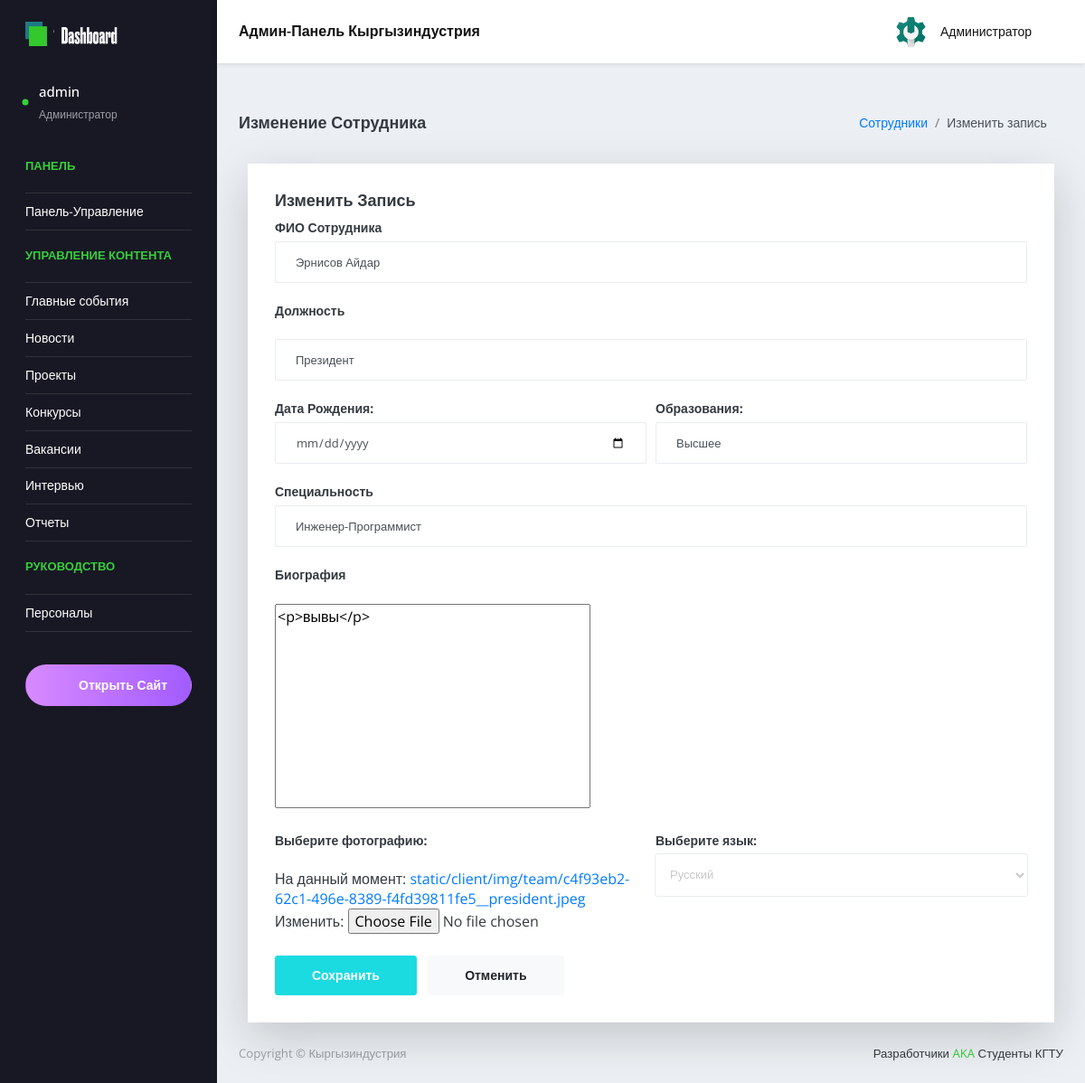
The app's page /ru/admin-panel/management/update/1/ (signed in) with its own data.
### main/models.py (models this page shows, shortened)
class Management(models.Model):
    full_name = models.CharField(max_length = 60, verbose_name = "ФИО Сотрудника")
    position = models.CharField(max_length = 70, verbose_name = "Должность")
    date_birth = models.DateField(verbose_name='Дата рождения', default=now)
    education = models.CharField(max_length=255, verbose_name='Образования')
    speciality = models.CharField(max_length=
                                  255, verbose_name='Специальность')
    about = RichTextField(verbose_name="Биография сотрудника")
    language=models.CharField(
                               max_length = 10,
                               choices = LanguageChoice.choices,
                               default = LanguageChoice.RU,
                               verbose_name = "Язык"
                               )
    picture = models.ImageField(
        verbose_name="Фотография",
        upload_to=get_file_path,
        validators = [validate_image_file_extension]
        )
    path_url = "static/client/img/team/"

### main/views.py (the view)
# urls.py: path('admin-panel/management/update/<int:pk>/', views.ManagementUpdateView.as_view(), name='management_update'),
class ManagementUpdateView(LoginRequiredMixin, SuccessMessageMixin, ManagementView, UpdateView):
    login_url = 'login_page'
    success_url = reverse_lazy("management_all")
    template_name = 'admin/pages/management/management_form.html'
    success_message = "Запись успешно обновлена!"

### main/templates/admin/pages/management/management_form.html (shortened to what this page needs)
{% extends 'admin/admin_base.html' %}
{% load static %}
{% block content %}
{% url "management_create"  as url_path %}
<div class="content-wrapper">
    <div class="page-header">
      <h3 class="page-title">{% if request.path == url_path %}Добавление{% else%}Изменение{% endif %} Сотрудника</h3>
      <nav aria-label="breadcrumb">
        <ol class="breadcrumb">
          <li class="breadcrumb-item"><a href="{% url 'management_all' %}">Сотрудники</a></li>
          <li class="breadcrumb-item active" aria-current="page">{% if request.path == url_path %}Добавить{% else%}Изменить{% endif %} запись</li>
        </ol>
      </nav>
    </div>
    <div class="col-12 grid-margin stretch-card">
        <div class="card shadow-lg">
        <div class="card-body">
            <h4 class="card-title">{% if request.path == url_path %}Добавить{% else%}Изменить{% endif %} запись</h4>
            <form class="forms-sample" method="POST" enctype="multipart/form-data">
            <div class="form-group">
                <label for="{{ form.full_name.id_for_label }}" class="font-weight-bold">ФИО Сотрудника</label>
                {{ form.full_name }}
            </div>
            <div class="form-group">
               <p><label for="{{ form.position.id_for_label }}" class="font-weight-bold">Должность</label></p>
                {{ form.position }}
            </div>
            <div class="form-row">
                <div class="col form-group">
                    <label for="{{ form.date_birth.id_for_label }}" class="font-weight-bold">Дата Рождения:</label>
                    {{ form.date_birth }}
                </div>
                <div class="col form-group">
                    <label for=" {{ form.education.id_for_label }}" class="font-weight-bold">Образования:</label>
                    {{ form.education }}
                </div>
            </div>
            <div class="form-group">
                <label for="{{ form.speciality.id_for_label }}" class="font-weight-bold">Специальность</label>
                {{ form.speciality }}
            </div>
            <div class="form-group">
                <p>
                <label for="{{ form.about.id_for_label }}" class="font-weight-bold">Биография</label>
                </p>
                {{ form.about }}
            </div>
            <div class="form-row">
                 <div class="col form-group">
                    <p>
                    <label for="{{ form.picture.id_for_label }}" class="font-weight-bold">Выберите фотографию:</label>
                    </p>
                    {{ form.picture }}
                 </div>
                <div class="col form-group">
                    <label for=" {{ form.language.id_for_label }}" class="font-weight-bold">Выберите язык:</label>
                    {{ form.language }}
                </div>
            </div>
            {% url 'management_all' as management %}
            <button type="submit" class="btn btn-primary mr-2">Сохранить</button>
            <a href="{{management}}"  class="btn btn-light">Отменить</a>
            </form>
        </div>
        </div>
    </div>
</div>
{% endblock content %}

### main/templates/admin/blocks/side-bar.html (shortened to what this page needs)
{% load static %}
  <nav class="sidebar sidebar-offcanvas" id="sidebar">
      <ul class="nav">
        <li class="nav-item nav-profile user-select-none">
          <a class="nav-link">
            <div class="profile-image">
              <div class="dot-indicator bg-success"></div>
            </div>
            <div class="text-wrapper">
              <p class="profile-name">{{ user }}</p>
              <p class="designation">Администратор</p>
            </div>
            <div class="icon-container">
              <i class="icon-support"></i>
            </div>
          </a>
        </li>
        <li class="nav-item nav-category">
          <span class="nav-link">Панель</span>
        </li>
        <li class="nav-item" id="main-panel">
          <a class="nav-link" href="{% url 'admin_panel' %}">
            <span class="menu-title">Панель-Управление</span>
            <i class="icon-screen-desktop menu-icon"></i>
          </a>
        </li>
        <li class="nav-item nav-category"><span class="nav-link">Управление контента</span></li>
        <li class="nav-item" id="hotnews-panel">
          <a class="nav-link" data-toggle="collapse" href="#hotnews" aria-expanded="{% if expand_hotnews %}true{% else %}false{% endif %}" aria-controls="hotnews">
            <span class="menu-title">Главные события</span>
            <i class="icon-fire menu-icon"></i>
          </a>
        </li>
        <li class="nav-item" id="news-panel">
          <a class="nav-link" data-toggle="collapse" href="#news" aria-expanded="{% if expand_news %}true{% else %}false{% endif %}" aria-controls="news">
            <span class="menu-title">Новости</span>
            <i class="icon-book-open menu-icon"></i>
          </a>
        </li>
        <li class="nav-item" id="projects-panel">
          <a class="nav-link" data-toggle="collapse" href="#projects" aria-expanded="{% if expand_projects %}true{% else %}false{% endif %}" aria-controls="projects">
            <span class="menu-title">Проекты</span>
            <i class="icon-layers menu-icon"></i>
          </a>
        </li>
        <li class="nav-item" id="contests-panel">
          <a class="nav-link" data-toggle="collapse" href="#contests" aria-expanded="{% if expand_contests %}true{% else %}false{% endif %}" aria-controls="contests">
            <span class="menu-title">Конкурсы</span>
            <i class="icon-chart menu-icon"></i>
          </a>
        </li>
        <li class="nav-item" id="vacancies-panel">
          <a class="nav-link" data-toggle="collapse" href="#vacanciese" aria-expanded="{% if expand_vacancies %}true{% else %}false{% endif %}" aria-controls="vacanciese">
            <span class="menu-title">Вакансии</span>
            <i class="icon-grid menu-icon"></i>
          </a>
        </li>
        <li class="nav-item" id="interviews-panel">
          <a class="nav-link" data-toggle="collapse" href="#interviews" aria-expanded="{% if expand_interviews %}true{% else %}false{% endif %}" aria-controls="interviews">
            <span class="menu-title">Интервью</span>
            <i class="icon-link menu-icon"></i>
          </a>
        </li>
        <li class="nav-item" id="reports-panel">
          <a class="nav-link" data-toggle="collapse" href="#reports" aria-expanded="{% if expand_reports %}true{% else %}false{% endif %}" aria-controls="reports">
            <span class="menu-title">Отчеты</span>
            <i class="icon-pie-chart menu-icon"></i>
          </a>
        </li>
        <li class="nav-item nav-category"><span class="nav-link">Руководство</span></li>
        <li class="nav-item" id="management-panel">
          <a href="{% url 'management_all' %}" class="nav-link {% if active_management %}active{% endif %}">
            <span class="menu-title">Персоналы</span>
            <i class="icon-people menu-icon"></i>
          </a>
        </li>
        <li class="nav-item pro-upgrade">
          <span class="nav-link">
            <a class="btn btn-block px-0 btn-rounded btn-upgrade" href="{% url 'index' %} " target="_blank"> <i class="icon-badge mx-2"></i> Открыть Сайт</a>
          </span>
        </li>
      </ul>
    </nav>

### records on screen
Management: full_name "Эрнисов Айдар", position "Президент", education "Высшее", speciality "Инженер-Программист", about "<p>вывы</p>", language "Русский"

### other values on screen
{{ user }} "admin"
